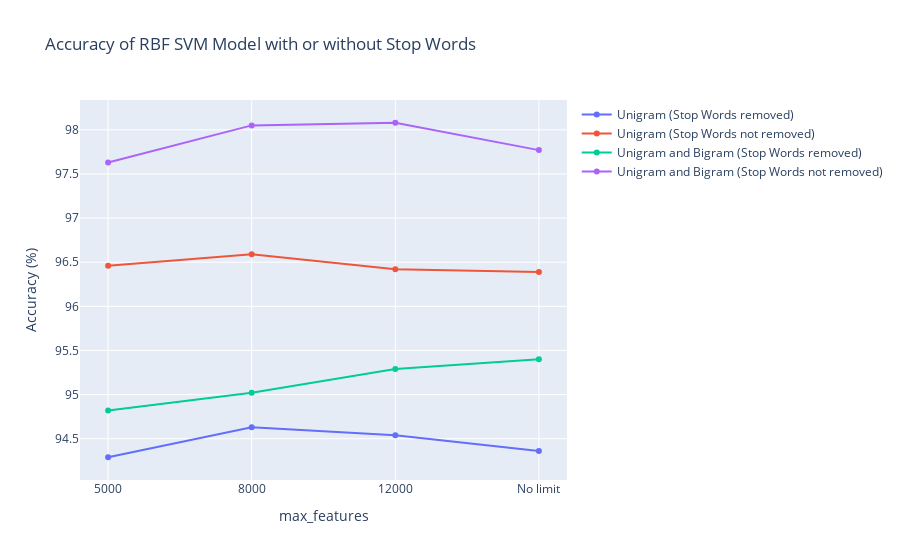

Here is the notebook cell this chart was saved with:
### Code cell
fig = go.Figure()
unigram = stopwords_df[stopwords_df["N-gram"] == "Unigram"]
fig.add_trace(go.Scatter(x=unigram["max_features"], y=unigram["Accuracy (Stop Words removed)"], name='Unigram (Stop Words removed)'))
fig.add_trace(go.Scatter(x=unigram["max_features"], y=unigram["Accuracy (Stop Words not removed)"], name='Unigram (Stop Words not removed)'))

unigram_and_bigram = stopwords_df[stopwords_df["N-gram"] == "Unigram and Bigram"]
fig.add_trace(go.Scatter(x=unigram_and_bigram["max_features"], y=unigram_and_bigram["Accuracy (Stop Words removed)"], name='Unigram and Bigram (Stop Words removed)'))
fig.add_trace(go.Scatter(x=unigram_and_bigram["max_features"], y=unigram_and_bigram["Accuracy (Stop Words not removed)"], name='Unigram and Bigram (Stop Words not removed)'))

fig.update_layout(title='Accuracy of RBF SVM Model with or without Stop Words',
                   xaxis_title='max_features',
                   yaxis_title='Accuracy (%)')

### Figure 1 — Plotly figure (JSON) as saved in the notebook; plotly's stock layout.template omitted (floating-point values rounded to 4 significant figures)
{"data": [{"name": "Unigram (Stop Words removed)", "type": "scatter", "x": ["5000", "8000", "12000", "No limit"], "y": [94.29, 94.63, 94.54, 94.36]}, {"name": "Unigram (Stop Words not removed)", "type": "scatter", "x": ["5000", "8000", "12000", "No limit"], "y": [96.46, 96.59, 96.42, 96.39]}, {"name": "Unigram and Bigram (Stop Words removed)", "type": "scatter", "x": ["5000", "8000", "12000", "No limit"], "y": [94.82, 95.02, 95.29, 95.4]}, {"name": "Unigram and Bigram (Stop Words not removed)", "type": "scatter", "x": ["5000", "8000", "12000", "No limit"], "y": [97.63, 98.05, 98.08, 97.77]}], "layout": {"title": {"text": "Accuracy of RBF SVM Model with or without Stop Words"}, "xaxis": {"title": {"text": "max_features"}}, "yaxis": {"title": {"text": "Accuracy (%)"}}}}
